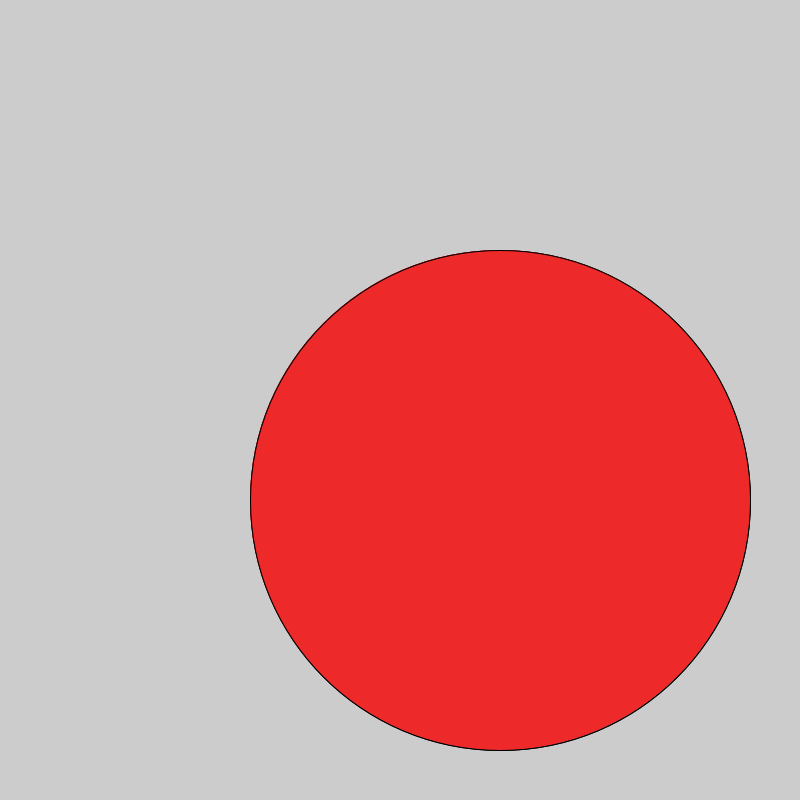
Frame 1 (no input)
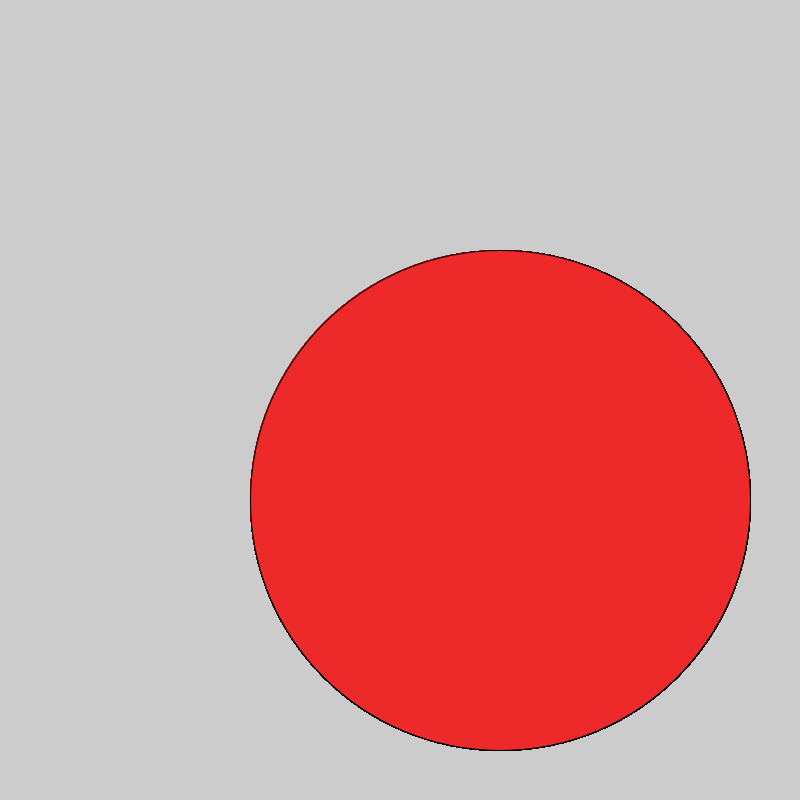
Frame 60 (the mouse pressed at the canvas centre just before this capture)
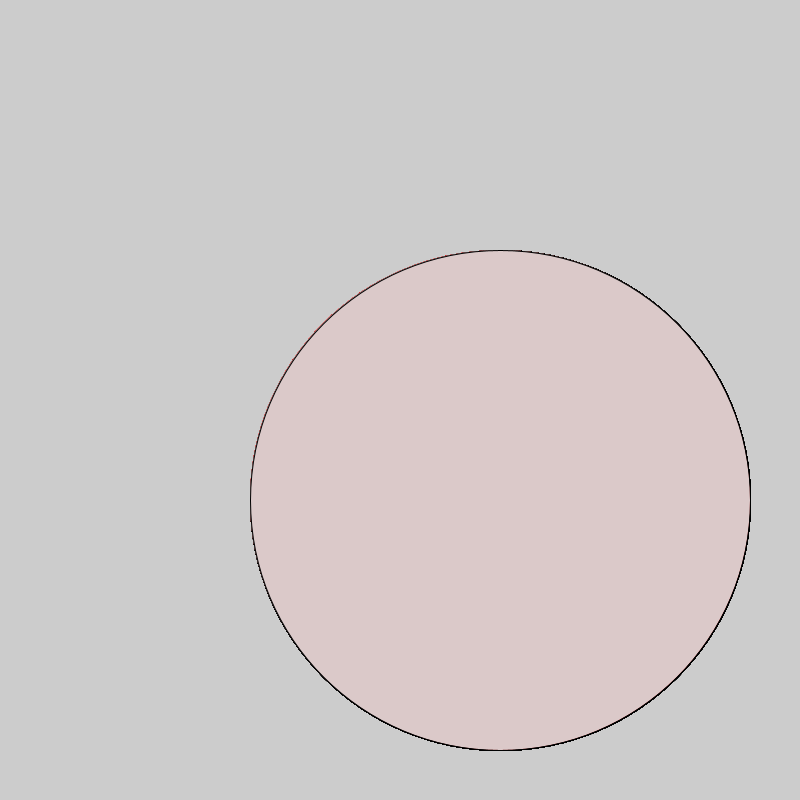
Frame 120 (the mouse held since frame 60 and released just before this capture)

The Processing sketch that drew these frames (run headless with seeded random() and noise(); from frame 60 on, the mouse is pressed at the canvas centre):

// Processing sketch: Logical_Dot
// ── Logical_Dot.pde
void setup(){
  size(800,800);
}
void draw(){
  fill(#ED2929);
  ellipse(500,500,500,500);
  if(mousePressed){
    fill(#DBC9C9);
  }
  ellipse(500,500,500,500);
}
